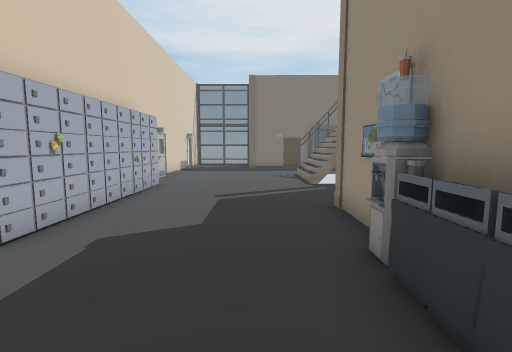
[1] (above)

24 first-person views from a walk through a scene from a Unity 3-D project. The camera is 1.4 m above the floor, tilts 6° down and sees 85° across. The floor is counted in squares, 1 m on a side. Each view is taken from the middle of a square. On the plan, view 1 faces up. The plan holds only what a view shows up to about 14 squares ahead; the rest is blank. The place goes on beyond the plan. The player character is not drawn. Some animated figures are not drawn. Door leaves are left out, so doorways stand open. Some surface patterns are stand-ins.

[2]
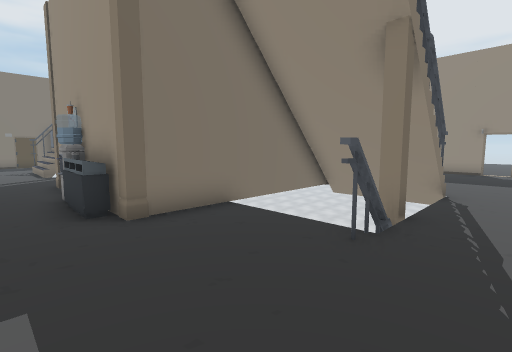

[3]
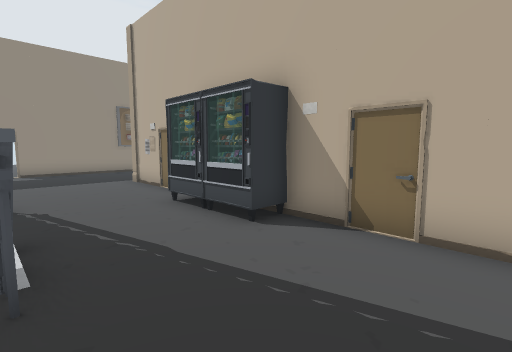

[4]
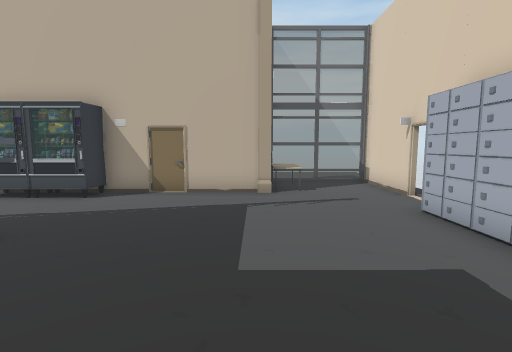

[5]
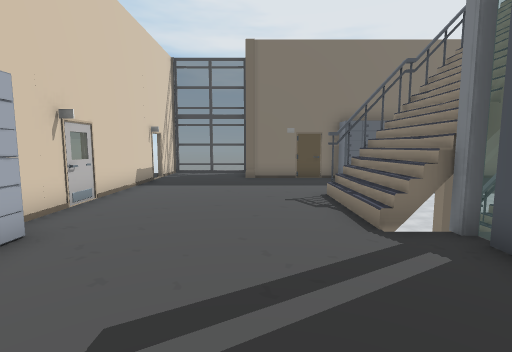

[6]
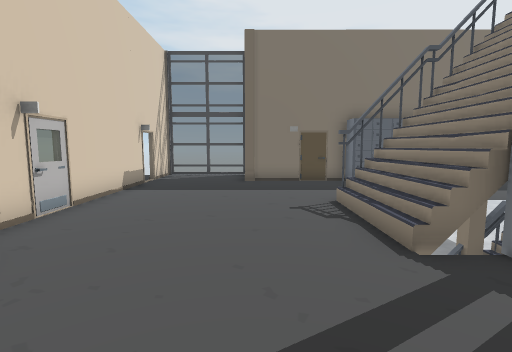

[7]
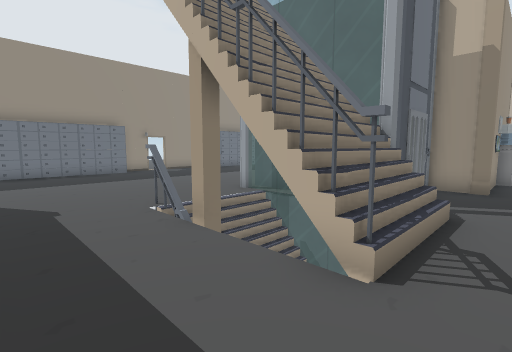

[8]
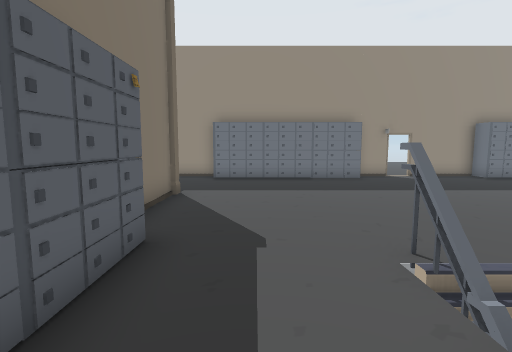

[9]
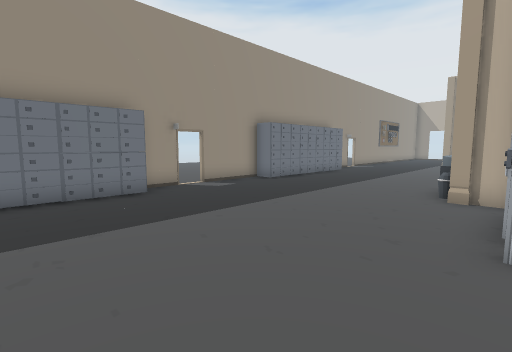

[10]
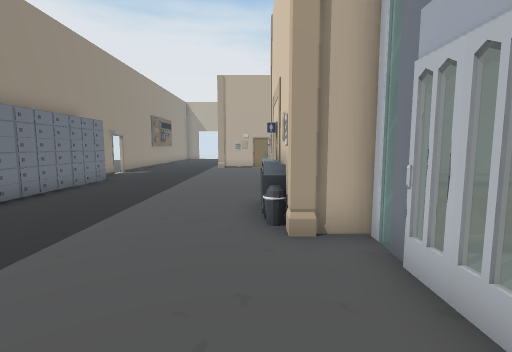

[11]
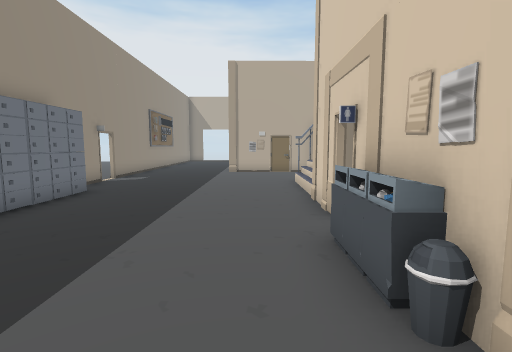

[12]
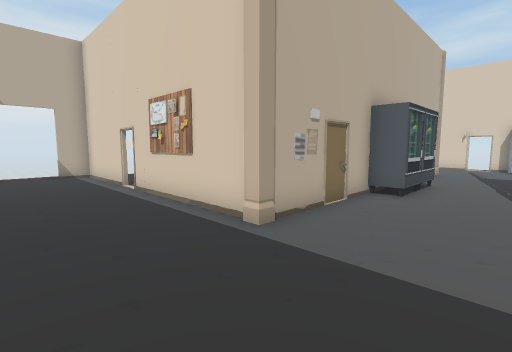

[13]
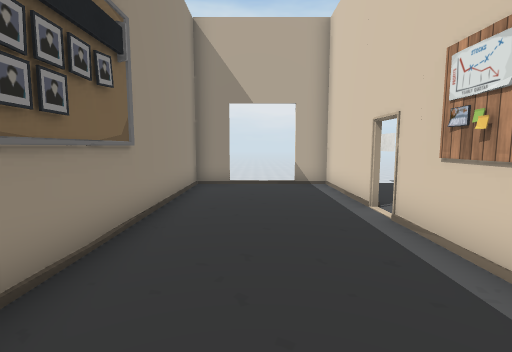

[14]
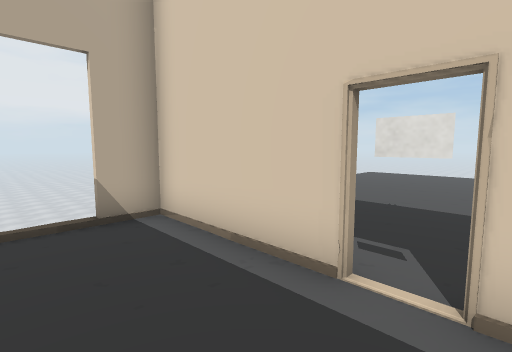

[15]
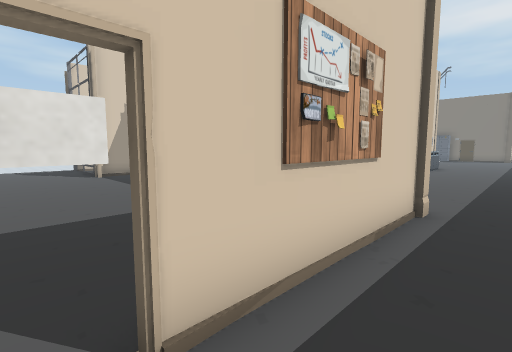

[16]
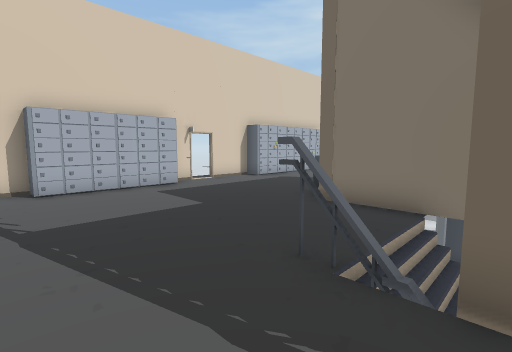

[17]
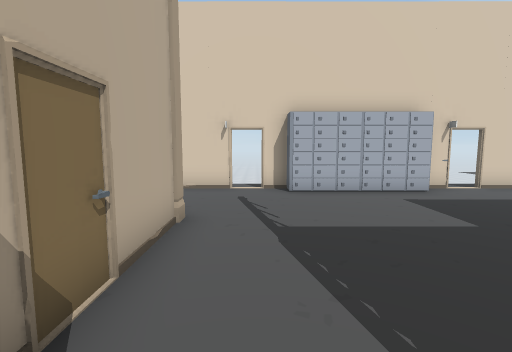

[18]
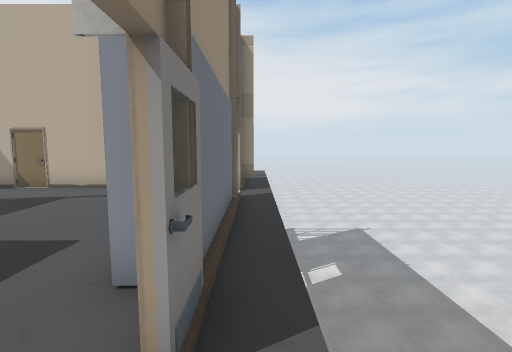

[19]
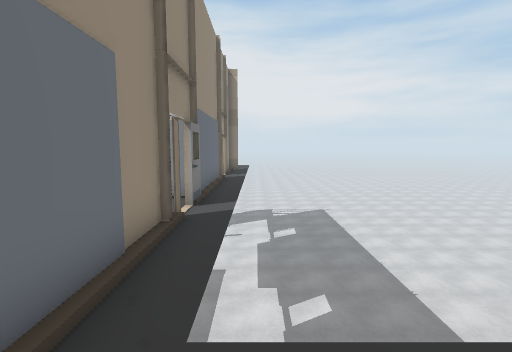

[20]
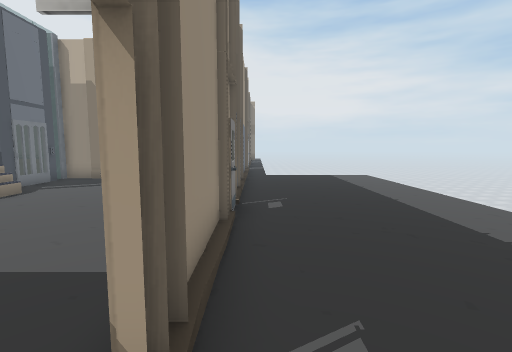

[21]
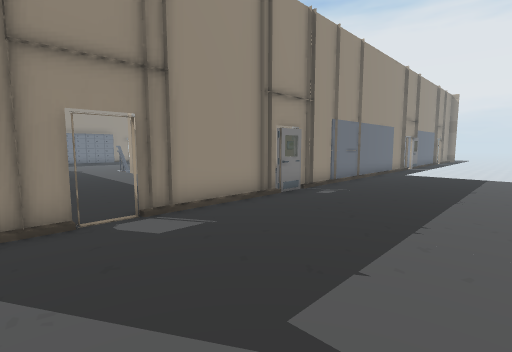

[22]
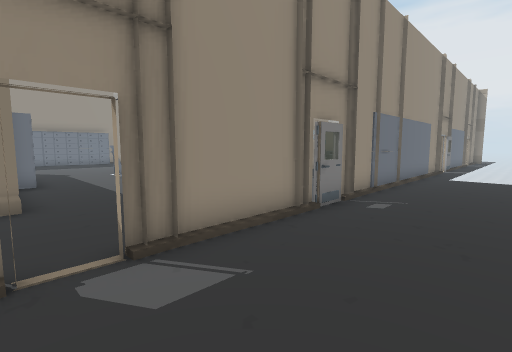

[23]
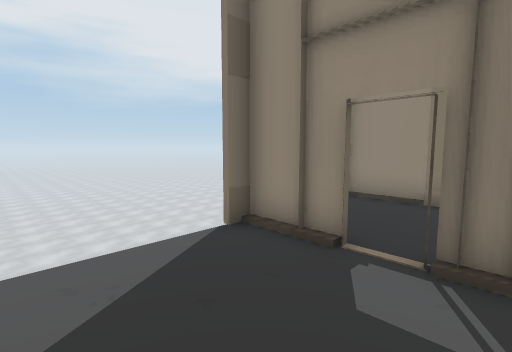

[24]
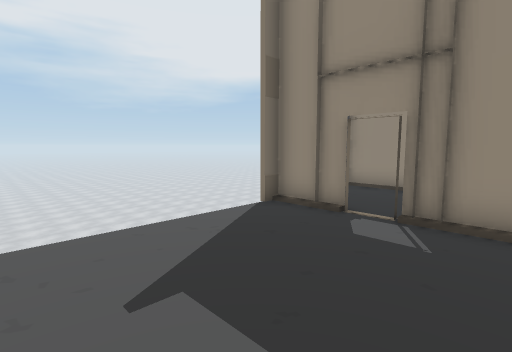

### Floor plan
Key: @ floor where view 1 was taken; # wall or solid block; x gap in a wall; . floor; / step, stairs or slope; D open door; = window, fence, low wall or low ledge; ^ raised ledge; v drop or lower ground; R railing; C cabinet; P pillar; W water cooler; E desk; L elevator; B bin; S sign; T poster; O other object.
Columns run from 11 left of view 1 to 17 right of it. Each row starts with its distance up from view 1.
 21  vvvvvvO===#
 20  ......#...O                #
 19  ......D...PO##O     #OP ...#
 18  .....DD.......CCCCC...P....#
 17  ......#...................CC
 16  ......#...................CC
 15  ......#...................CC
 14  ......O.....RR PRRR.......CC
 13  ......=.....//  //........CC
 12  ......#.....//  //........CC
 11  ......#.....// ///.........#
 10  ......C.....=P L==P........#
  9  ......C......L LLL=........D
  8  ......C......LLLLL=........#
  7  ......C.....P#P###PP.......#
  6  ......C.....P#   ##PB......#
  5  vvvvv.C.....#      OO.....CC
  4       .C.....#      PO.....CC
  3       .#....WO       ......CC
  2       .#.....O      P......CC
  1 vvvvvvDD....OP######P......CC
  0 vvvvvv.=...@.P   vv^/......CC
 -1 vvvvvv.C........vv#^/.......
 -2 vvvvvv.C........vv^^/.......#
 -3 vvvvvv.C.......RR vxR.......D
 -4 vvvvvv.C....................D
 -5 vvvvvv.C....................#
 -6 vvvvvvDD....................#
 -7 vvvvv =D........=#=#........#
 -8 vvvvv =#..EPO###OOOO##OP....
 -9 vvvvv =#..EOv          O....
-10 vvvvv #O==##vvvv        ....#
-11 vvvvv v  vvvvvvvvvv    S....#
-12       vvvvvvvvvvvvvvvv T....#
-13        vvvvvvvvvvvvvvvvx....#
-14               vvvvvvvvvD....#
-15            vvvvvvvvvvvv#....#
-16            vvvvvvvvvv vO....#
-17            vvvvvvvv   vO....#
-18             vvvvv    vvO....#
-19              v       v  ODDOO

Positions as (right, up) in squares from view 1, and headings:
1: (0, 0), facing up
2: (0, -5), facing up-right
3: (1, -3), facing down-right
4: (0, 1), facing down
5: (0, 6), facing up
6: (0, 7), facing up
7: (1, 17), facing down-right
8: (4, 16), facing right
9: (8, 15), facing down-right
10: (10, 11), facing down
11: (11, 8), facing down
12: (16, -4), facing down-left
13: (15, -8), facing down
14: (15, -13), facing down-left
15: (14, -14), facing up-left
16: (6, -6), facing up-left
17: (5, -6), facing left
18: (-5, 2), facing down
19: (-6, 7), facing down
20: (-5, 19), facing down
21: (-10, 20), facing down-right
22: (-8, 19), facing down-right
23: (-8, 17), facing up-right
24: (-10, 16), facing up-right
